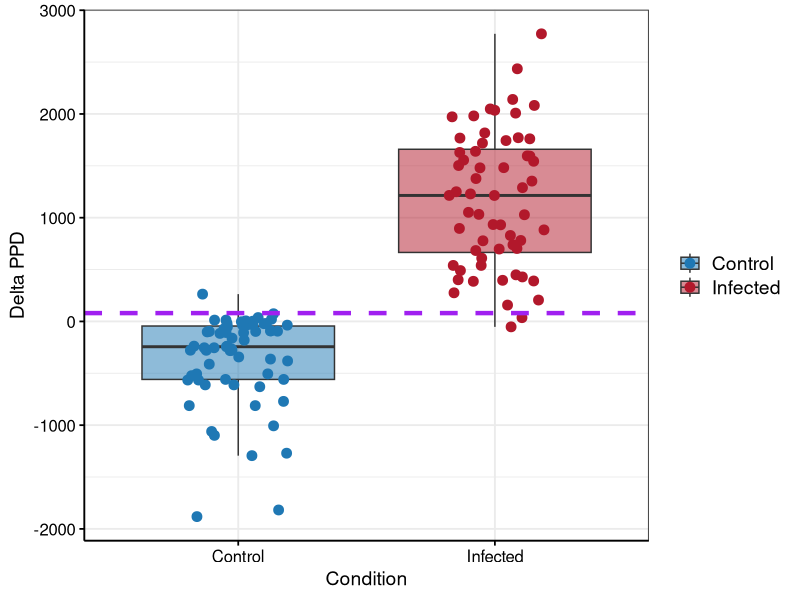
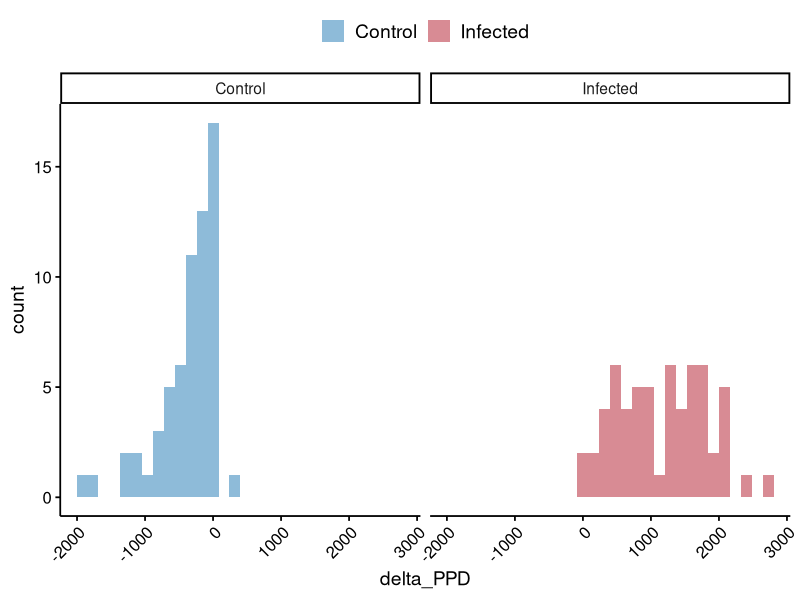
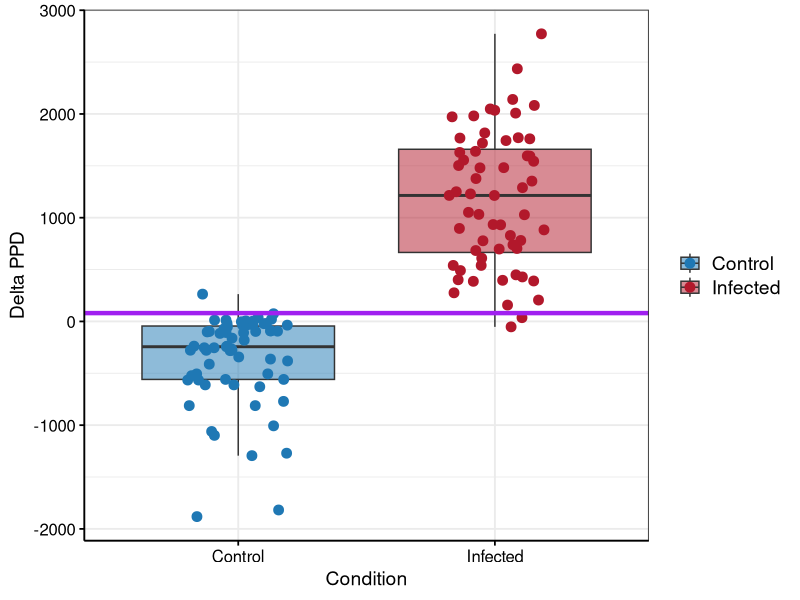

Reproduce these figures in R, in order.
library(data.table)
library(tidyverse)
library(ggplot2)


# Read in the data
# fread comes from the data.table package
IFNG_measurements <- fread("../../data/Part_I/IGRA_measurements.txt", header = TRUE, sep = "\t")



# Plot the data in ggplot as a boxplot and separate by the condition (Control vs Infected) and add a horizontal line at 80 (the threshold for a positive result)
# Note the value of 80 (purple line) corresponds to the cut-off used for this assay by the Department of Agriculture Food and the Marine.
ggplot(aes(x = Condition, y = delta_PPD), data = IFNG_measurements) +
  geom_boxplot(aes(fill = Condition), alpha = 0.5, outlier.colour = NA) +
  labs(x = "Condition", y = "Delta PPD") +
  # Here we are overlaying the points as a jitter (not just a straight line)
  # Setting the position of the points with seed so that they don't change and move around
   geom_jitter(aes(color = Condition), position = position_jitter(seed = 12, width = 0.2), size = 3) +
  theme_bw(base_size = 14, base_family = "Helvetica") +
  scale_fill_manual(values = c("Control" = "#1f78b4", "Infected" = "#b2182b")) +
  scale_color_manual(values = c("Control" = "#1f78b4", "Infected" = "#b2182b")) +
  theme(
    axis.line = element_line(colour = "black", linewidth = 0.6),
    axis.ticks = element_line(colour = "black", linewidth = 0.6),
    axis.text = element_text(colour = "black", size = 12),
    axis.title = element_text(colour = "black", size = 14),
    legend.text = element_text(size = 14),
    legend.title = element_blank(),
    legend.position = "right"
  ) + geom_hline(yintercept = 80, linetype = "dashed", color = "purple", linewidth = 1.5)



# Look at the distribution of the data
# Can visually assess if it is normally distributed
# This will help determine what statistical test we will use to compare the two groups
# Pretty obvious though that the distribution of the two groups is significantly different, with the control group being skewed to the left and the infected group being skewed to the right.
ggplot(data = IFNG_measurements, aes(x = delta_PPD, fill = Condition)) + facet_wrap(~Condition) + geom_histogram(alpha = 0.5) +
  theme_classic(base_size = 14, base_family = "Helvetica") +
  scale_fill_manual(values = c("Control" = "#1f78b4", "Infected" = "#b2182b")) +
   theme(
    axis.line = element_line(colour = "black", linewidth = 0.6),
    axis.ticks = element_line(colour = "black", linewidth = 0.6),
    axis.text = element_text(colour = "black", size = 12),
    axis.text.x = element_text(colour = "black", size = 12, angle = 45, hjust = 1, vjust = 1),
    axis.title = element_text(colour = "black", size = 14),
    legend.text = element_text(size = 14),
    legend.title = element_blank(),
    legend.position = "top"
  )

# Here we will determine if the data is normally distributed using the Shapiro-Wilk test (shapiro.test() function)
# Note: the '%>%' operator lets us 'pipe' the output from one function into another
IFNG_measurements %>% group_by(Condition) %>% 
summarise(shapiro_p = shapiro.test(delta_PPD)$p.value, 
            mean = mean(delta_PPD), 
            sd = sd(delta_PPD), 
            median = median(delta_PPD), 
            IQR = IQR(delta_PPD))



# Can see that they are not normally distributed (particularly in  control group), so we will use a non-parametric test (Wilcoxon rank sum test) to compare the two groups
wilcox.test(delta_PPD ~ Condition, data = IFNG_measurements)

# Plot the value again
ggplot(aes(x = Condition, y = delta_PPD), data = IFNG_measurements) +
  geom_boxplot(aes(fill = Condition), alpha = 0.5, outlier.colour = NA) +
  labs(x = "Condition", y = "Delta PPD") +
  geom_jitter(aes(color = Condition), position = position_jitter(seed = 12, width = 0.2), size = 3) +
  theme_bw(base_size = 14, base_family = "Helvetica") +
  scale_fill_manual(values = c("Control" = "#1f78b4", "Infected" = "#b2182b")) +
  scale_color_manual(values = c("Control" = "#1f78b4", "Infected" = "#b2182b")) +
  theme(
    axis.line = element_line(colour = "black", linewidth = 0.6),
    axis.ticks = element_line(colour = "black", linewidth = 0.6),
    axis.text = element_text(colour = "black", size = 12),
    axis.title = element_text(colour = "black", size = 14),
    legend.text = element_text(size = 14),
    legend.title = element_blank(),
    legend.position = "right"
  ) + geom_hline(yintercept = 80, linetype = "solid", color = "purple", linewidth = 1.5, linewidth = 0.6)



# Assess the sensitivity and specificity of the assay using the get_sensitivity_specificity() function
# This is the structure for a function in R
get_sensitivity_specificity <- function(values,
                                        labels,
                                        threshold = 80,
                                        positive_label = Infected,
                                        na.rm = FALSE) {

  positive_label <- 'Infected'
  negative_label <- 'Control'

  pred_positive <- values >= threshold

  actual_positive <- labels == positive_label
  actual_negative <- labels == negative_label

  tp <- sum(pred_positive & actual_positive)
  fn <- sum(!pred_positive & actual_positive)
  tn <- sum(!pred_positive & actual_negative)
  fp <- sum(pred_positive & actual_negative)

  sensitivity <- tp / (tp + fn)
  specificity <- tn / (tn + fp)

  # Produce the outputs as a list.
  list(
    sensitivity = sensitivity,
    specificity = specificity,
    confusion = c(TP = tp, FN = fn, TN = tn, FP = fp),
    threshold = threshold,
    positive_label = positive_label,
    n = length(values)
  )
}

# Apply the function to our data.
get_sensitivity_specificity(values = IFNG_measurements$delta_PPD, 
labels = IFNG_measurements$Condition, 
threshold = 80, 
positive_label = "Infected", 
na.rm = TRUE)  
